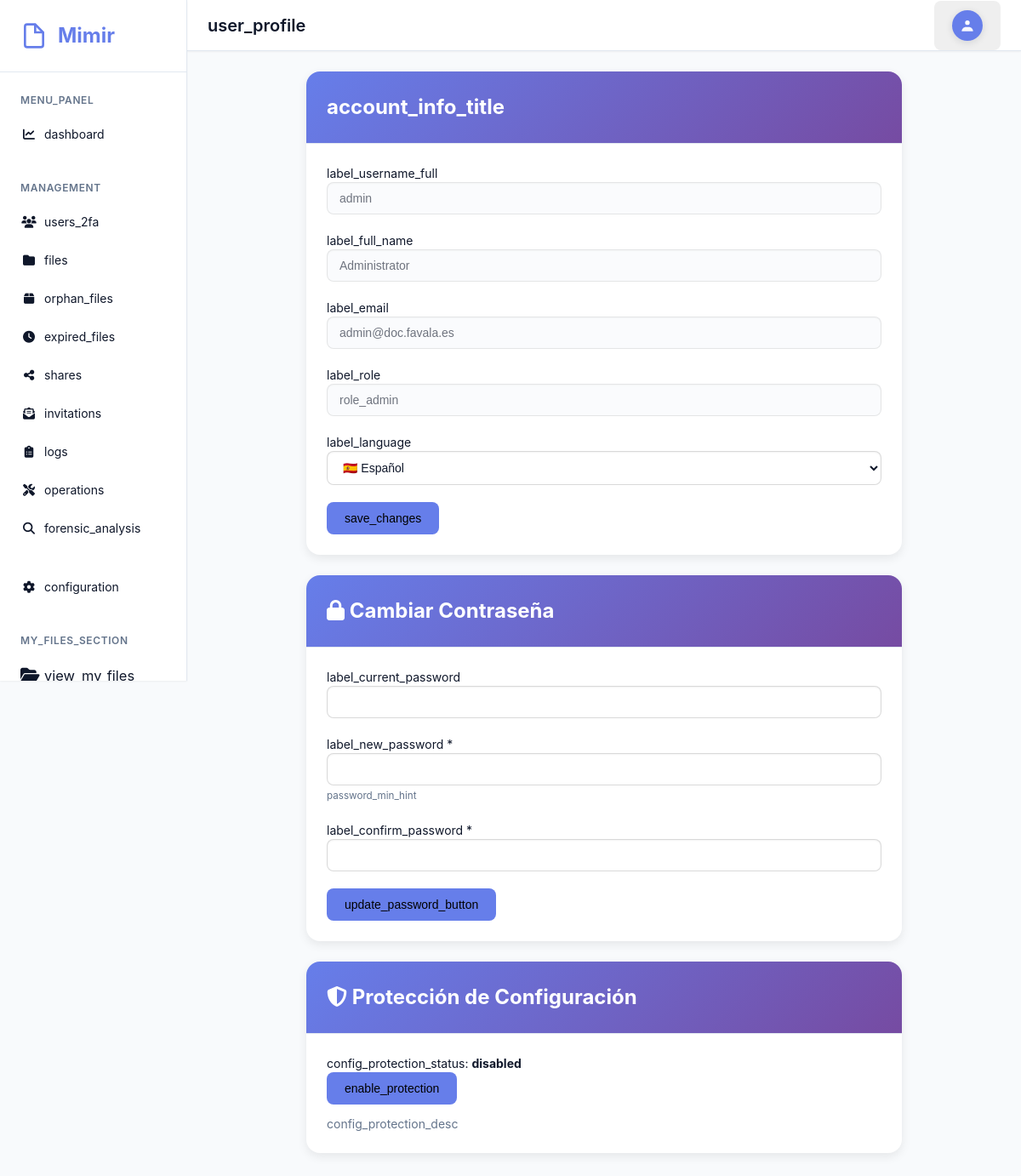
The app's page /user/profile.php (signed in), older data.
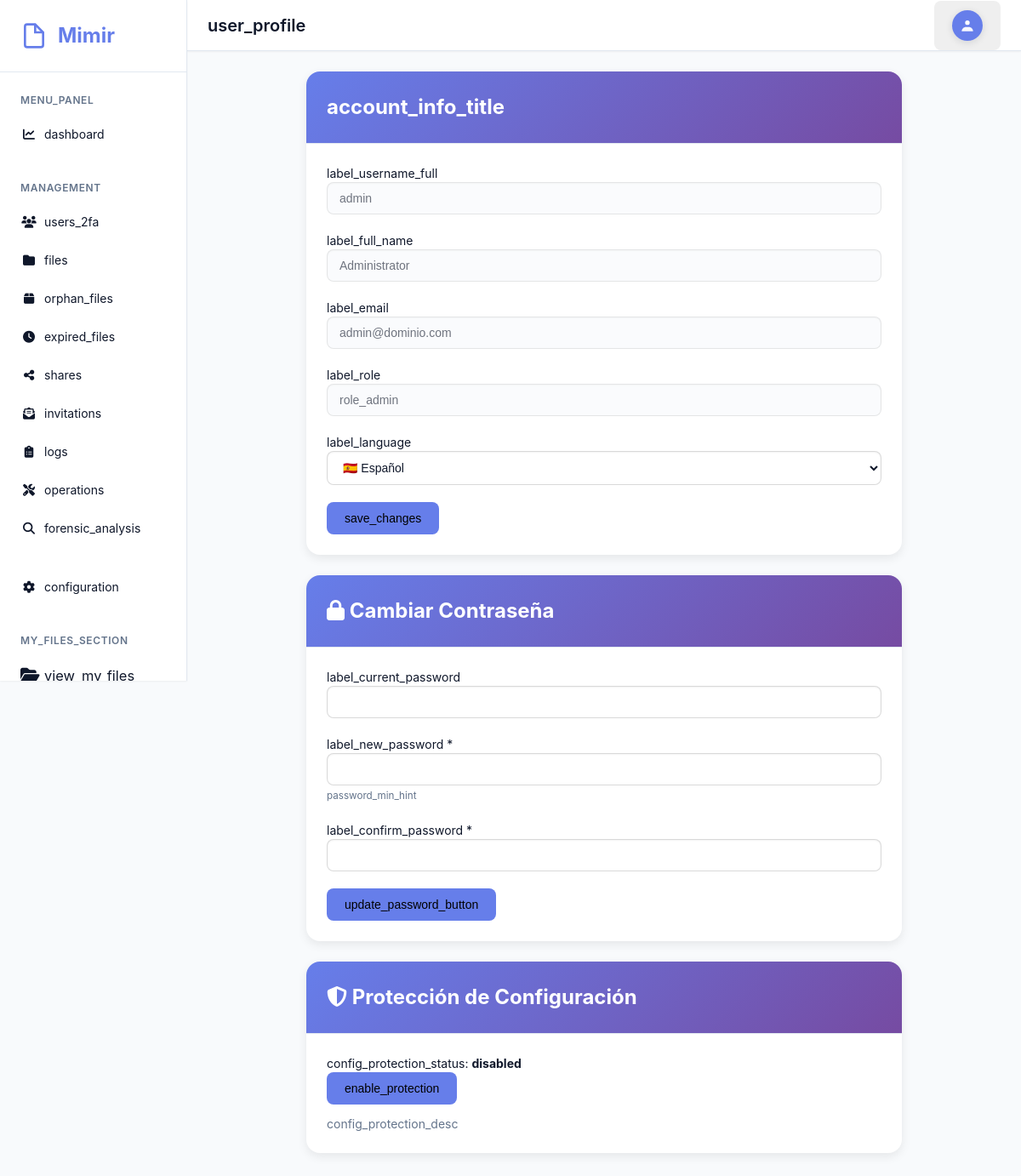
The same page, newer data.
### tables this page shows
CREATE TABLE `users` (
  `id` int(11) NOT NULL AUTO_INCREMENT,
  `username` varchar(50) NOT NULL,
  `email` varchar(100) NOT NULL,
  `language` varchar(10) DEFAULT NULL,
  `password` varchar(255) DEFAULT NULL,
  `full_name` varchar(100) DEFAULT NULL,
  `role` enum('admin','user') NOT NULL DEFAULT 'user',
  `is_active` tinyint(1) NOT NULL DEFAULT 1,
  `is_ldap` tinyint(1) NOT NULL DEFAULT 0,
  `storage_quota` bigint(20) DEFAULT NULL COMMENT 'Storage quota in bytes, NULL = unlimited',
  `storage_used` bigint(20) NOT NULL DEFAULT 0,
  `require_2fa` tinyint(1) NOT NULL DEFAULT 0 COMMENT 'Admin can force 2FA for this user',
  `force_password_change` tinyint(1) NOT NULL DEFAULT 0 COMMENT 'Require user to change password on next login',
  `trusted_devices` text DEFAULT NULL COMMENT 'JSON array of trusted device hashes',
  `last_login` datetime DEFAULT NULL,
  `locked_until` datetime DEFAULT NULL,
  `created_at` timestamp NOT NULL DEFAULT current_timestamp(),
  `updated_at` timestamp NOT NULL DEFAULT current_timestamp() ON UPDATE current_timestamp(),
  PRIMARY KEY (`id`),
  UNIQUE KEY `username` (`username`),
  KEY `idx_role` (`role`),
  KEY `idx_is_active` (`is_active`),
  KEY `idx_require_2fa` (`require_2fa`),
  KEY `idx_force_password_change` (`force_password_change`)
);

### includes/lang.php (called while the page is built, shortened)
<?php
function load_lang($code) {
    static $loaded = [];
    $code = preg_replace('/[^a-zA-Z0-9_\-]/', '', $code);
    if (isset($loaded[$code])) {
        return $loaded[$code];
    }
    $data = [];
    $loaded[$code] = $data;
    return $data;
}
function t($key, $vars = []) {
    $code = 'es';
    if (session_status() === PHP_SESSION_ACTIVE && !empty($_SESSION['lang'])) {
        $candidate = $_SESSION['lang'];
        if (is_string($candidate)) {
            $code = $candidate;
        }
    }
    $lang = load_lang($code);
    $fallback_en = load_lang('en');
    $fallback_es = load_lang('es');
    $merged = array_merge($fallback_es ?: [], $fallback_en ?: [], $lang ?: []);
    $value = isset($merged[$key]) ? $merged[$key] : $key;
    if ($vars === null || $vars === []) {
        return $value;
    }
    return $value;
}
function get_available_languages() {
    $dir = __DIR__ . '/../lang';
    $files = @scandir($dir) ?: [];
    $langs = [];
    $known = [
        'es' => 'Español',
        'en' => 'English',
        'fr' => 'Français',
        'de' => 'Deutsch'
    ];
    foreach ($files as $f) {
        if (substr($f, -4) === '.php') {
            $code = basename($f, '.php');
            $langs[$code] = $known[$code] ?? ucfirst($code);
        }
    }
    return $langs;
}
function get_language_flag_emoji($code) {
    $map = [
        'es' => "🇪🇸",
        'en' => "🇬🇧",
        'fr' => "🇫🇷",
        'de' => "🇩🇪",
        'pt' => "🇵🇹",
        'it' => "🇮🇹",
        'nl' => "🇳🇱",
        'sv' => "🇸🇪",
        'da' => "🇩🇰",
        'fi' => "🇫🇮",
        'pl' => "🇵🇱",
        'cs' => "🇨🇿",
        'hu' => "🇭🇺",
        'ro' => "🇷🇴",
    ];
    return $map[$code] ?? strtoupper(substr($code,0,2));
}

### includes/auth.php (called while the page is built, shortened)
<?php
require_once __DIR__ . '/config.php';
require_once __DIR__ . '/database.php';
class Auth {
    private $db;
    public function __construct() {
        $this->db = Database::getInstance()->getConnection();
    }
    public function isLoggedIn() {
        return isset($_SESSION['user_id']) && isset($_SESSION['username']);
    }
    public function isAdmin() {
        return $this->isLoggedIn() && $_SESSION['role'] === 'admin';
    }
    public function getUser() {
        return $this->getUserById($_SESSION['user_id']);
    }
    public function checkMaintenanceMode() {
        if ($this->isAdmin()) {
            return;
        }
        require_once __DIR__ . '/../classes/Config.php';
    }
    private function getUserById($id) {
        $stmt = $this->db->prepare("SELECT * FROM users WHERE id = ? LIMIT 1");
        $stmt->execute([$id]);
        return $stmt->fetch();
    }
}

### includes/database.php (called while the page is built, shortened)
<?php
class Database {
    private static $instance = null;
    private $conn;
    private function __construct() {
        try {
            $dsn = "mysql:host=" . DB_HOST . ";dbname=" . DB_NAME . ";charset=" . DB_CHARSET;
            $options = [
                PDO::ATTR_ERRMODE => PDO::ERRMODE_EXCEPTION,
                PDO::ATTR_DEFAULT_FETCH_MODE => PDO::FETCH_ASSOC,
                PDO::ATTR_EMULATE_PREPARES => false,
            ];
            $this->conn = new PDO($dsn, DB_USER, DB_PASS, $options);
        } catch (PDOException $e) {
            error_log("Database connection failed: " . $e->getMessage());
            throw new Exception("Database connection failed");
        }
    }
    public static function getInstance() {
        if (self::$instance === null) {
            self::$instance = new self();
        }
        return self::$instance;
    }
    public function getConnection() {
        return $this->conn;
    }
}

### classes/Config.php (called while the page is built, shortened)
<?php
class Config {
    private $db;
    private $cache = [];
    public function __construct() {
        $this->db = Database::getInstance()->getConnection();
        $this->loadConfig();
    }
    private function loadConfig() {
        try {
            $stmt = $this->db->query("SELECT config_key, config_value, config_type FROM config");
            while ($row = $stmt->fetch()) {
                $this->cache[$row['config_key']] = $this->castValue($row['config_value'], $row['config_type']);
            }
        } catch (Exception $e) {
            error_log("Config load error: " . $e->getMessage());
        }
    }
    public function get($key, $default = null) {
        return $this->cache[$key] ?? $default;
    }
    private function castValue($value, $type) {
        switch ($type) {
            case 'number':
                return is_numeric($value) ? (int)$value : 0;
            case 'boolean':
                return (bool)$value;
            case 'json':
                return json_decode($value, true);
            default:
                return $value;
        }
    }
}

### public/user/profile.php (the view, shortened to what the changed rows need)
<?php
require_once __DIR__ . '/../../includes/config.php';
require_once __DIR__ . '/../../includes/database.php';
require_once __DIR__ . '/../../includes/auth.php';
require_once __DIR__ . '/../../includes/layout.php';
require_once __DIR__ . '/../../classes/Config.php';
$auth = new Auth();
$auth->requireLogin();
$user = $auth->getUser();
?>
<div class="content">
    <div style="max-width: 700px; margin: 0 auto;">
        <div class="card" style="border-radius: 1rem; overflow: hidden; border: none; box-shadow: 0 4px 12px rgba(0,0,0,0.08); margin-bottom: 1.5rem;">
            <div class="card-header" style="padding: 1.5rem;">
                <h2 class="card-title" style="font-weight: 700; font-size: 1.5rem; margin: 0;"><?php echo t('account_info_title'); ?></h2>
            </div>
            <div class="card-body">
                <div class="form-group">
                    <label><?php echo t('label_username_full'); ?></label>
                    <input type="text" class="form-control" value="<?php echo htmlspecialchars($user['username']); ?>" disabled>
                </div>
                <div class="form-group">
                    <label><?php echo t('label_full_name'); ?></label>
                    <input type="text" class="form-control" value="<?php echo htmlspecialchars($user['full_name'] ?? ''); ?>" disabled>
                </div>
                <div class="form-group">
                    <label><?php echo t('label_email'); ?></label>
                    <input type="email" class="form-control" value="<?php echo htmlspecialchars($user['email'] ?? ''); ?>" disabled>
                </div>
                <form method="POST" style="margin-top:1rem;">
                    <div class="form-group">
                        <label><?php echo t('label_language'); ?></label>
                        <select name="language" class="form-control">
                            <?php
                            $langs = get_available_languages();
                            $cur = $user['language'] ?? (new Config())->get('default_language','es');
                            foreach ($langs as $code => $name):
                                $flag = get_language_flag_emoji($code);
                            ?>
                                <option value="<?php echo htmlspecialchars($code); ?>" <?php echo $cur === $code ? 'selected' : ''; ?>><?php echo htmlspecialchars(($flag ? $flag . ' ' : '') . $name); ?></option>
                            <?php endforeach; ?>
                        </select>
                    </div>
                </form>
            </div>
        </div>
        <?php if (!$user['is_ldap']): ?>
        <div class="card" style="border-radius: 1rem; overflow: hidden; border: none; box-shadow: 0 4px 12px rgba(0,0,0,0.08);">
            <div class="card-header" style="padding: 1.5rem;">
                <h2 class="card-title" style="font-weight: 700; font-size: 1.5rem; margin: 0;"><i class="fas fa-lock"></i> Cambiar Contraseña</h2>
            </div>
        </div>
        <?php endif; ?>
        <?php if ($user['role'] === 'admin'): ?>
        <div class="card" style="margin-top:1.5rem; border-radius: 1rem; overflow: hidden; border: none; box-shadow: 0 4px 12px rgba(0,0,0,0.08);">
            <div class="card-header" style="padding: 1.5rem;">
                <h2 class="card-title" style="font-weight: 700; font-size: 1.5rem; margin: 0;"><i class="fas fa-shield-alt"></i> Protección de Configuración</h2>
            </div>
        </div>
        <?php endif; ?>
    </div>
</div>

Row changes from the older to the newer data that the page shows:
changed users "admin": email "admin@doc.favala.es" → "admin@dominio.com"
